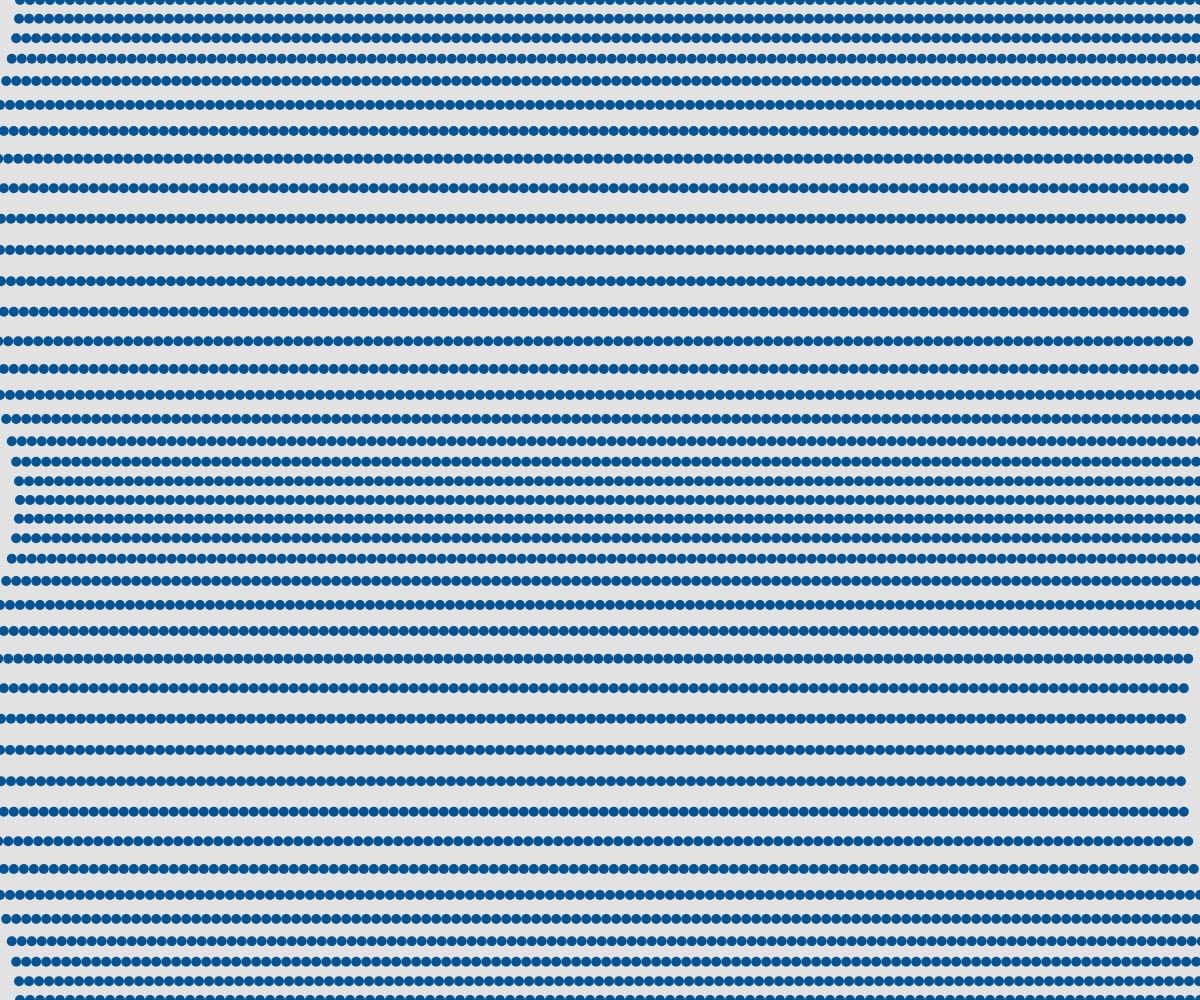
Frame 1 (no input)
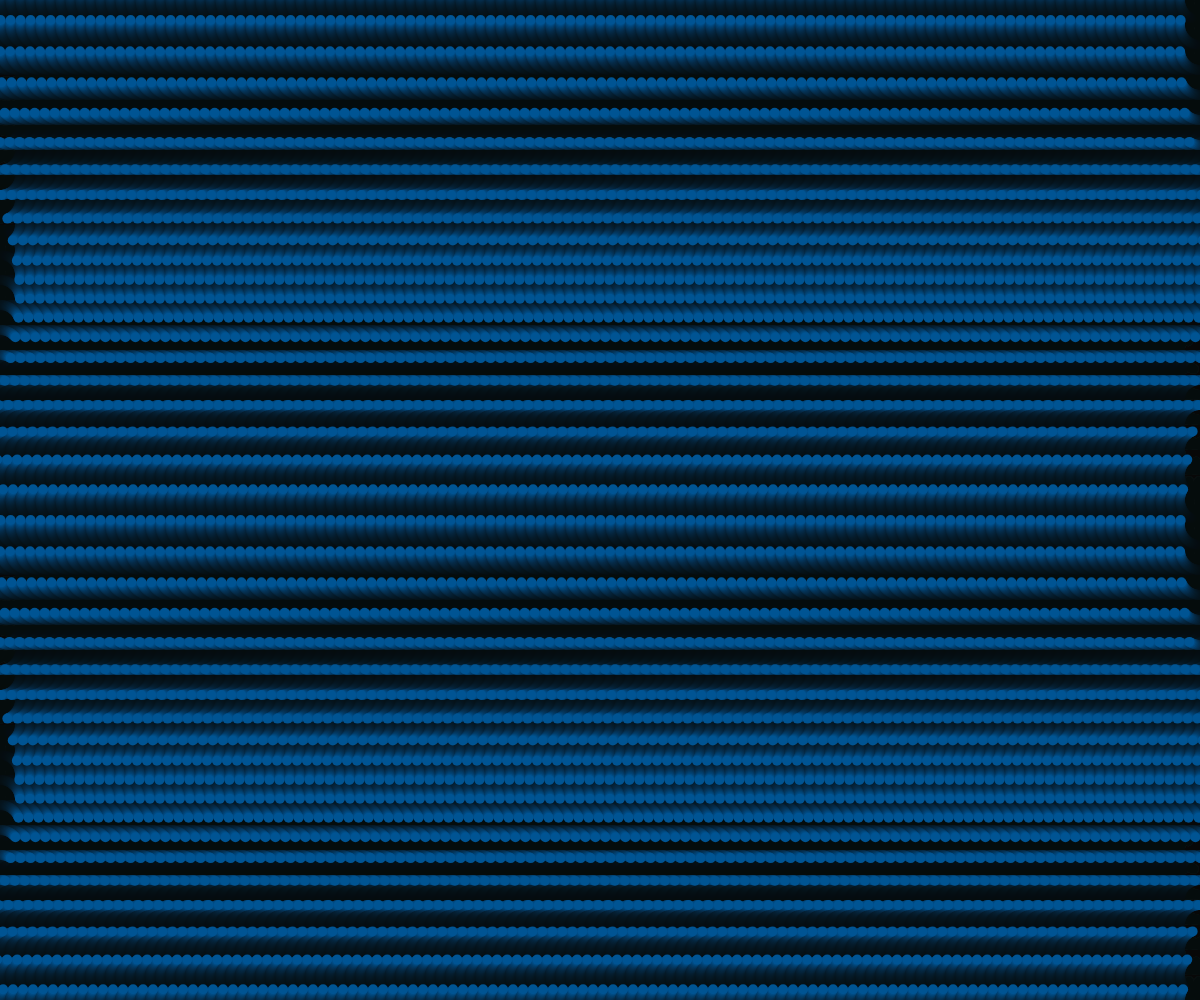
Frame 60 (no input)
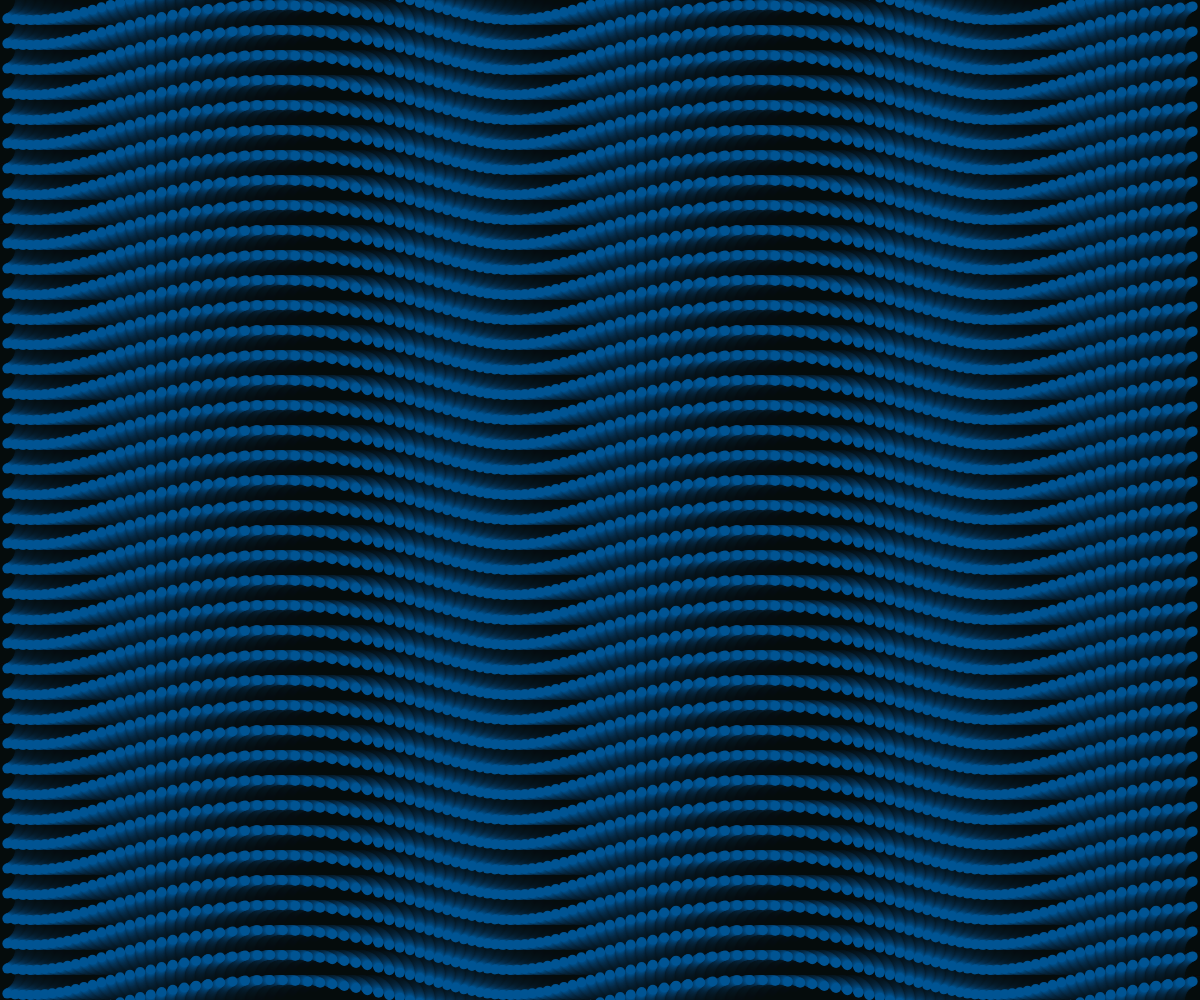
Frame 120 (the mouse pressed at the canvas centre since frame 60)

The p5.js sketch that drew these frames (run headless with seeded random() and noise() and a simulated clock; from frame 60 on, the mouse is pressed at the canvas centre):

// p5.js sketch
// ── sketch.js
/* 👇 Start writing your p5.js code here */
let t = 0; // time variable

function setup() {
  createCanvas(windowWidth, windowHeight);
  noStroke();
  fill(0,84,147);
}

function draw() {
  background(10, 30); // translucent background (creates trails)

  // make a x and y grid of ellipses
  for (let x = 0; x <= width; x = x + 10) {
    for (let y = 0; y <= height; y = y + 25) {
      // starting point of each circle depends on mouse position
      const xAngle = map(mouseX, 0, width, 0 * PI, 10 * PI, true);
      const yAngle = map(mouseY, 0, height, -4 * PI, 4 * PI, true);
      // and also varies based on the particle's location
      const angle = xAngle * (x / width) + yAngle * (y / height);

      // each particle moves in a circle
      const myX = x + 20 * cos(2 * PI * t + angle);
      const myY = y + 20 * sin(2 * PI * t + angle);

      ellipse(myX, myY, 10); // draw particle
    }
  }

  t = t + 0.01; // update time
}

function windowResized() {
  resizeCanvas(windowWidth, windowHeight);
}
